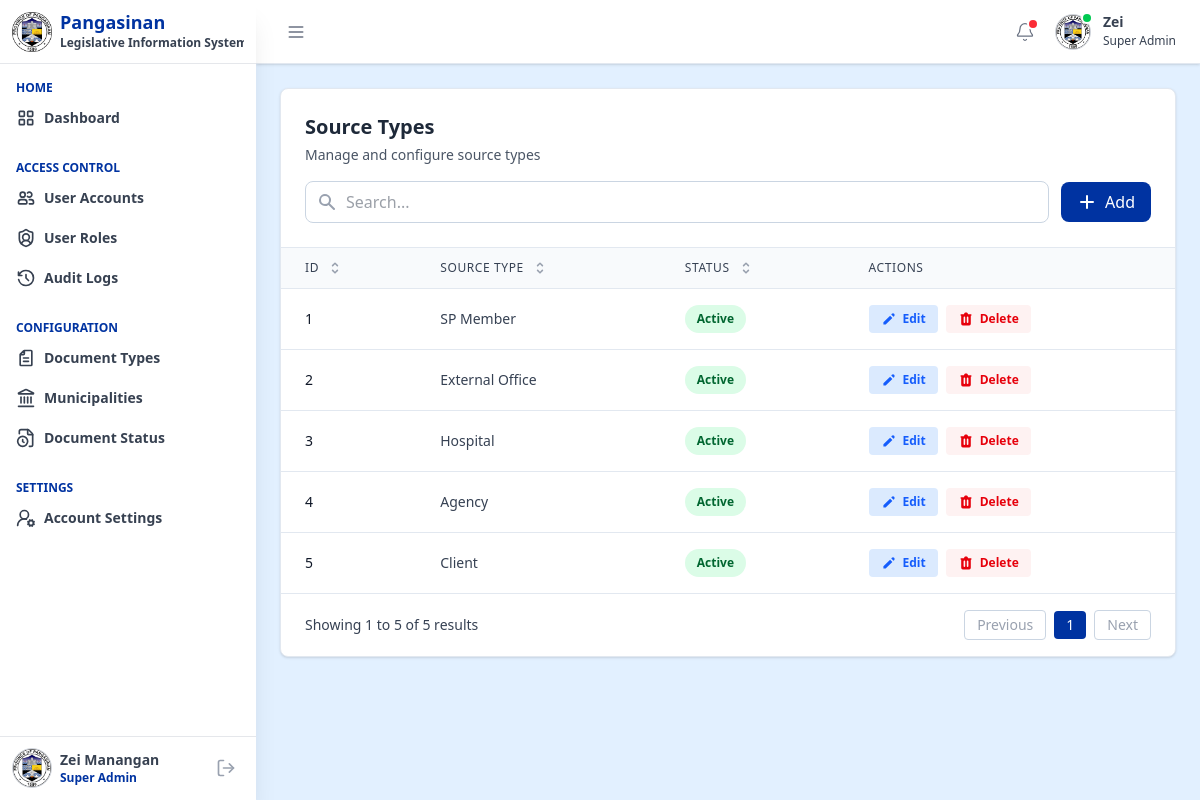
The app's page /pages/admin/source_types.php (signed in) with its own data.
### tables this page shows
CREATE TABLE `source_types` (
  `source_type_id` int NOT NULL,
  `source_type_name` varchar(255) NOT NULL,
  `status` enum('active','inactive') DEFAULT 'active',
  `is_deleted` tinyint(1) DEFAULT '0',
  `created_at` datetime DEFAULT CURRENT_TIMESTAMP,
  `updated_at` datetime DEFAULT CURRENT_TIMESTAMP ON UPDATE CURRENT_TIMESTAMP,
  `created_by` int DEFAULT NULL,
  `updated_by` int DEFAULT NULL
);

### includes/fetch_source_types_data.php (called while the page is built, shortened)
<?php
require_once 'db.php';
function getAllSourceTypes() {
    global $pdo;
    try {
        $query = "
            SELECT
                source_type_id,
                source_type_name,
                status,
                created_at,
                updated_at
            FROM source_types
            WHERE is_deleted = FALSE
            ORDER BY source_type_id ASC
        ";
        $stmt = $pdo->prepare($query);
        $stmt->execute();
        return $stmt->fetchAll(PDO::FETCH_ASSOC);
    } catch (PDOException $e) {
        return ['error' => 'Database error: ' . $e->getMessage()];
    }
}
?>

### pages/admin/source_types.php (the view, shortened to what this page needs)
<?php
include '../../components/header.php';
include '../../includes/fetch_source_types_data.php';
$sourceTypes = getAllSourceTypes();
?>
<div class="">
    <?php include '../../components/sidebar.php'; ?>
    <div class="flex-1 md:ml-64 min-h-screen">
        <?php
        include '../../components/topbar.php';
        ?>
        <main class="p-3 sm:p-6">
            <div class="bg-white rounded-lg shadow-sm border border-slate-200">
                <div class="p-6 border-b border-slate-200">
                    <div class="flex flex-col gap-4">
                        <div>
                            <h2 class="text-xl font-bold text-gray-800">Source Types</h2>
                            <p class="text-sm text-gray-600 mt-1">Manage and configure source types</p>
                        </div>
                        <div class="flex items-center gap-3 w-full">
                            <div class="relative flex-1">
                                <div class="absolute inset-y-0 left-0 pl-3 flex items-center pointer-events-none">
                                    <svg class="h-5 w-5 text-gray-400" xmlns="http://www.w3.org/2000/svg"
                                        viewBox="0 0 20 20" fill="currentColor">
                                        <path fill-rule="evenodd"
                                            d="M8 4a4 4 0 100 8 4 4 0 000-8zM2 8a6 6 0 1110.89 3.476l4.817 4.817a1 1 0 01-1.414 1.414l-4.816-4.816A6 6 0 012 8z"
                                            clip-rule="evenodd" />
                                    </svg>
                                </div>
                                <input type="text" id="searchInput" placeholder="Search..."
                                    class="pl-10 pr-4 py-2 border border-slate-300 rounded-lg outline-none w-full focus:ring-2 focus:ring-[#0033A1] focus:border-transparent"
                                    onkeyup="filterTable()">
                            </div>
                            <button onclick="openModal('source-type-add-modal')"
                                class="px-4 py-2 bg-[#0033A1] text-white rounded-lg hover:bg-blue-800 transition-colors duration-200 font-medium flex items-center gap-2 cursor-pointer whitespace-nowrap">
                                <svg class="h-5 w-5" xmlns="http://www.w3.org/2000/svg" viewBox="0 0 20 20"
                                    fill="currentColor">
                                    <path fill-rule="evenodd"
                                        d="M10 3a1 1 0 00-1 1v5H4a1 1 0 100 2h5v5a1 1 0 102 0v-5h5a1 1 0 100-2h-5V4a1 1 0 00-1-1z"
                                        clip-rule="evenodd" />
                                </svg>
                                Add
                            </button>
                        </div>
                    </div>
                </div>
                <div class="overflow-x-auto">
                    <table id="usersTable" class="min-w-full divide-y divide-slate-200">
                        <thead class="bg-slate-50">
                            <tr>
                                <th scope="col"
                                    class="px-3 sm:px-6 py-3 text-left text-xs font-medium text-gray-700 uppercase tracking-wider cursor-pointer"
                                    onclick="sortTable(0)">
                                    <div class="flex items-center gap-2">
                                        ID
                                    </div>
                                </th>
                                <th scope="col"
                                    class="px-3 sm:px-6 py-3 text-left text-xs font-medium text-gray-700 uppercase tracking-wider cursor-pointer"
                                    onclick="sortTable(1)">
                                    <div class="flex items-center gap-2">
                                        Source Type
                                    </div>
                                </th>
                                <th scope="col"
                                    class="px-3 sm:px-6 py-3 text-left text-xs font-medium text-gray-700 uppercase tracking-wider cursor-pointer"
                                    onclick="sortTable(2)">
                                    <div class="flex items-center gap-2">
                                        Status
                                    </div>
                                </th>
                                <th scope="col"
                                    class="px-3 sm:px-6 py-3 text-left text-xs font-medium text-gray-700 uppercase tracking-wider">
                                    Actions
                                </th>
                            </tr>
                        </thead>
                        <tbody class="bg-white divide-y divide-slate-200" id="tableBody">
                            <?php if (isset($sourceTypes['error'])): ?>
                                <tr>
                                    <td colspan="4" class="px-6 py-8 text-center text-red-600">
                                        <?php echo htmlspecialchars($sourceTypes['error']); ?>
                                    </td>
                                </tr>
                            <?php elseif (empty($sourceTypes)): ?>
                            <?php else: ?>
                                <?php foreach ($sourceTypes as $sourceType): ?>
                                    <tr class="hover:bg-slate-50 transition-colors duration-150">
                                        <td
                                            class="px-3 sm:px-6 py-3 sm:py-4 whitespace-nowrap text-sm font-medium text-gray-900">
                                            <?php echo htmlspecialchars($sourceType['source_type_id']); ?>
                                        </td>
                                        <td class="px-3 sm:px-6 py-3 sm:py-4 whitespace-nowrap text-sm text-gray-700">
                                            <?php echo htmlspecialchars($sourceType['source_type_name']); ?>
                                        </td>
                                        <td class="px-3 sm:px-6 py-3 sm:py-4 whitespace-nowrap">
                                            <?php
                                            $statusClass = $sourceType['status'] === 'active'
                                                ? 'bg-green-100 text-green-800'
                                                : 'bg-gray-200 text-gray-800';
                                            ?>
                                            <span
                                                class="px-3 py-1 inline-flex text-xs leading-5 font-semibold rounded-full <?php echo $statusClass; ?>">
                                                <?php echo htmlspecialchars(ucfirst($sourceType['status'])); ?>
                                            </span>
                                        </td>
                                        <td class="px-3 sm:px-6 py-3 sm:py-4 whitespace-nowrap text-sm font-medium">
                                            <div class="flex items-center gap-2">
                                                <button onclick="editSourceType(<?php echo $sourceType['source_type_id']; ?>)" class="inline-flex items-center gap-1.5 px-3 py-1.5 text-xs font-bold text-blue-600 bg-blue-100 hover:bg-blue-200 rounded transition duration-150 cursor-pointer">
                                                    <svg class="h-4 w-4" xmlns="http://www.w3.org/2000/svg" viewBox="0 0 20 20"
                                                        fill="currentColor">
                                                        <path
                                                            d="M13.586 3.586a2 2 0 112.828 2.828l-.793.793-2.828-2.828.793-.793zM11.379 5.793L3 14.172V17h2.828l8.38-8.379-2.83-2.828z" />
                                                    </svg>
                                                    Edit
                                                </button>
                                                <button
                                                    onclick="deleteSourceType(<?php echo $sourceType['source_type_id']; ?>, '<?php echo htmlspecialchars($sourceType['source_type_name']); ?>')"
                                                    class="inline-flex items-center gap-1.5 px-3 py-1.5 text-xs font-bold text-red-600 bg-red-50 hover:text-red-900 rounded transition duration-150 cursor-pointer">
                                                    Delete
                                                </button>
                                            </div>
                                        </td>
                                    </tr>
                                <?php endforeach; ?>
                            <?php endif; ?>
                        </tbody>
                    </table>
                </div>
                <div
                    class="px-4 sm:px-6 py-4 border-t border-slate-200 flex flex-col sm:flex-row items-center justify-between gap-4">
                    <div id="paginationInfo" class="text-sm text-gray-700">
                    </div>
                    <div id="paginationContainer" class="flex items-center space-x-2">
                    </div>
                </div>
            </div>
        </main>
    </div>
</div>
</body>
</html>

### components/sidebar.php (style rules this page uses)
@media (min-width: 768px) { .md\:ml-64 { transition: margin-left 0.3s ease; } }

### records on screen
source_types: source_type_id "1", source_type_name "SP Member", status "Active"
source_types: source_type_id "2", source_type_name "External Office", status "Active"
source_types: source_type_id "3", source_type_name "Hospital", status "Active"
source_types: source_type_id "4", source_type_name "Agency", status "Active"
source_types: source_type_id "5", source_type_name "Client", status "Active"

### other values on screen
$_SESSION['role_name'] "Super Admin"
$_SESSION['first_name'] "Zei"
